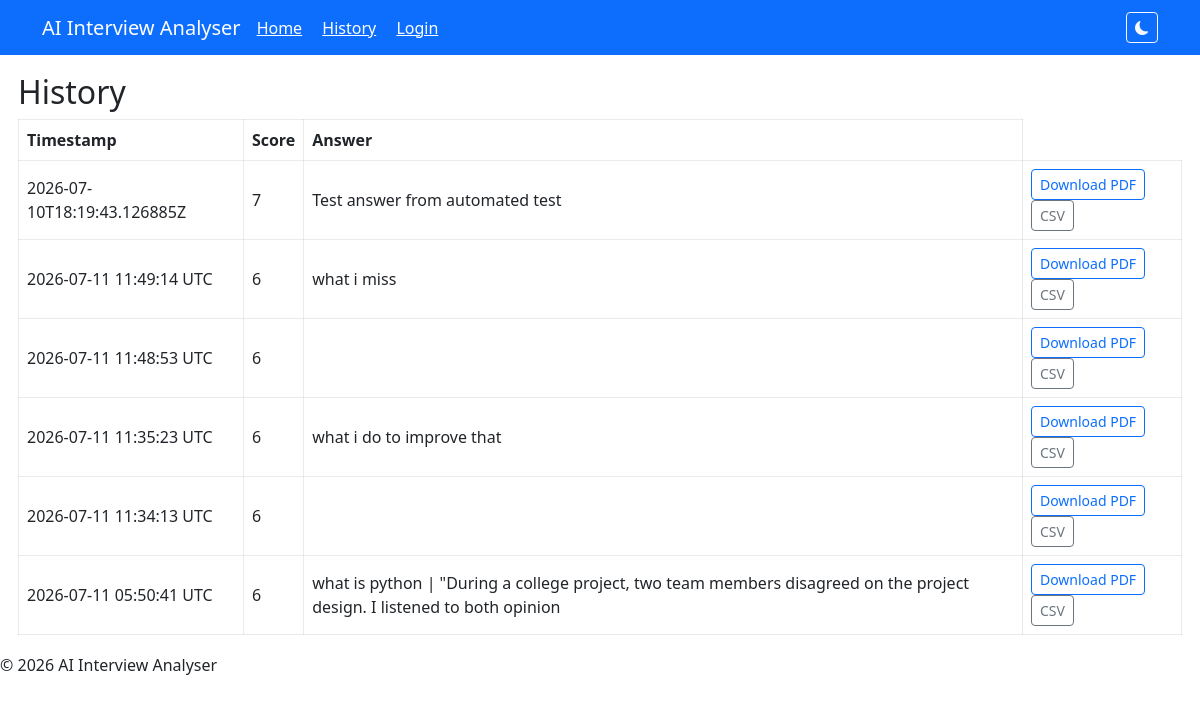
The app's page /history with its own data.
### tables this page shows
CREATE TABLE analyses (
            id INTEGER PRIMARY KEY AUTOINCREMENT,
            user_id INTEGER,
            timestamp TEXT NOT NULL,
            answer TEXT NOT NULL,
            result TEXT NOT NULL,
            interview_type TEXT NOT NULL DEFAULT 'single',
            metadata TEXT NOT NULL DEFAULT '{}'
        );

### app.py (the view)
@app.route("/history")
@login_required
def history():
    analyses = get_user_analyses()
    chart_data = build_chart_data(analyses)
    return render_template(
        "history.html",
        analyses=analyses,
        LOGIN_ENABLED=LOGIN_ENABLED,
        current_user=current_user_name(),
        chart_data=chart_data,
    )

### app.py (called while the page is built)
@app.context_processor
def inject_datetime():
    return {"datetime": datetime}

def get_db() -> sqlite3.Connection:
    conn = sqlite3.connect(DB_PATH)
    conn.row_factory = sqlite3.Row
    return conn

def login_required(f):
    @wraps(f)
    def wrapper(*args, **kwargs):
        if LOGIN_ENABLED and not session.get("logged_in"):
            return redirect(url_for("login", next=request.path))
        return f(*args, **kwargs)
    return wrapper

def current_user_id() -> int | None:
    user_id = session.get("user_id")
    if user_id is None:
        return None
    return int(user_id)

def current_user_name() -> str:
    if session.get("username"):
        return str(session.get("username"))
    return "Guest"

def get_user_analyses(user_id: int | None = None) -> list[dict[str, Any]]:
    conn = get_db()
    user_id = user_id if user_id is not None else current_user_id()
    rows = conn.execute(
        "SELECT * FROM analyses WHERE (? IS NULL OR user_id = ?) ORDER BY id DESC",
        (user_id, user_id),
    ).fetchall()
    conn.close()
    analyses: list[dict[str, Any]] = []
    for row in rows:
        result = json.loads(row["result"]) if row["result"] else {}
        metadata = json.loads(row["metadata"]) if row["metadata"] else {}
        analyses.append(
            {
                "id": row["id"],
                "timestamp": row["timestamp"],
                "answer": row["answer"],
                "result": result,
                "interview_type": row["interview_type"],
                "metadata": metadata,
            }
        )
    return analyses

### templates/history.html (shortened to what this page needs)
{% extends "base.html" %}
{% block content %}
  <h2>History</h2>
  {% if analyses %}
    <table>
      <thead><tr><th>Timestamp</th><th>Score</th><th>Answer</th></tr></thead>
      <tbody>
      {% for a in analyses %}
        <tr>
          <td>{{ a.timestamp }}</td>
          <td>{{ a.result.score if a.result.score is defined else a.result.overall_score }}</td>
          <td>{{ a.answer[:120] }}</td>
          <td>
            <a class="btn btn-sm btn-outline-primary" href="{{ url_for('generate_report') }}?timestamp={{ a.timestamp }}">Download PDF</a>
            <a class="btn btn-sm btn-outline-secondary" href="{{ url_for('export_item_csv') }}?timestamp={{ a.timestamp }}">CSV</a>
          </td>
        </tr>
      {% endfor %}
      </tbody>
    </table>
  {% else %}
    <p>No history available.</p>
  {% endif %}
{% endblock %}

### templates/base.html (shortened to what this page needs)
<!doctype html>
<html lang="en">
  <head>
    <link rel="stylesheet" href="/static/css/style.css">
    <link href="https://cdn.jsdelivr.net/npm/bootstrap@5.3.2/dist/css/bootstrap.min.css" rel="stylesheet">
    <link rel="stylesheet" href="https://cdn.jsdelivr.net/npm/bootstrap-icons@1.11.3/font/bootstrap-icons.css">
  </head>
  <body>
    <header class="site-header">
      <div class="container d-flex justify-content-between align-items-center">
        <div class="d-flex align-items-center gap-3">
          <a href="/" class="text-white text-decoration-none">
            <h1 class="h5 mb-0">AI Interview Analyser</h1>
          </a>
          <nav class="d-none d-md-block">
            <a href="/" class="text-white me-3">Home</a>
            <a href="/history" class="text-white me-3">History</a>
            <a href="/login" class="text-white">Login</a>
          </nav>
        </div>
        <div class="d-flex align-items-center gap-2">
          <button id="theme-toggle" class="btn btn-sm btn-outline-light" title="Toggle dark mode"><i id="theme-icon" class="bi bi-moon-fill"></i></button>
        </div>
      </div>
    </header>
    <main>
      {% block content %}{% endblock %}
    </main>
    <footer>
      <p>&copy; {{ datetime.utcnow().year }} AI Interview Analyser</p>
    </footer>
  </body>
</html>

### static/css/style.css (style rules this page uses)
:root { --bg: #ffffff; --card: #ffffff; --muted: #6c757d; --text: #212529; --header-bg: #0d6efd; --accent: #0d6efd; }
body { font-family: Inter, Arial, sans-serif; margin: 0; padding: 0; background: var(--bg); color: var(--text); }
.site-header { background: var(--header-bg); color: #fff; padding: 12px 0; }
.site-header a { color: #fff; }
main { padding: 18px; }
table { width: 100%; border-collapse: collapse; }
table th, table td { border: 1px solid rgba(0,0,0,0.08); padding: 8px; }

### records on screen
analyses: timestamp "2026-07-10T18:19:43.126885Z", result "7", answer "Test answer from automated test"
analyses: timestamp "2026-07-11 11:49:14 UTC", result "6", answer "what i miss"
analyses: timestamp "2026-07-11 11:48:53 UTC", result "6"
analyses: timestamp "2026-07-11 11:35:23 UTC", result "6", answer "what i do to improve that"
analyses: timestamp "2026-07-11 11:34:13 UTC", result "6"
analyses: timestamp "2026-07-11 05:50:41 UTC", result "6", answer "what is python | \"During a college project, two team members disagreed on the project design. I listened to both opinion"
